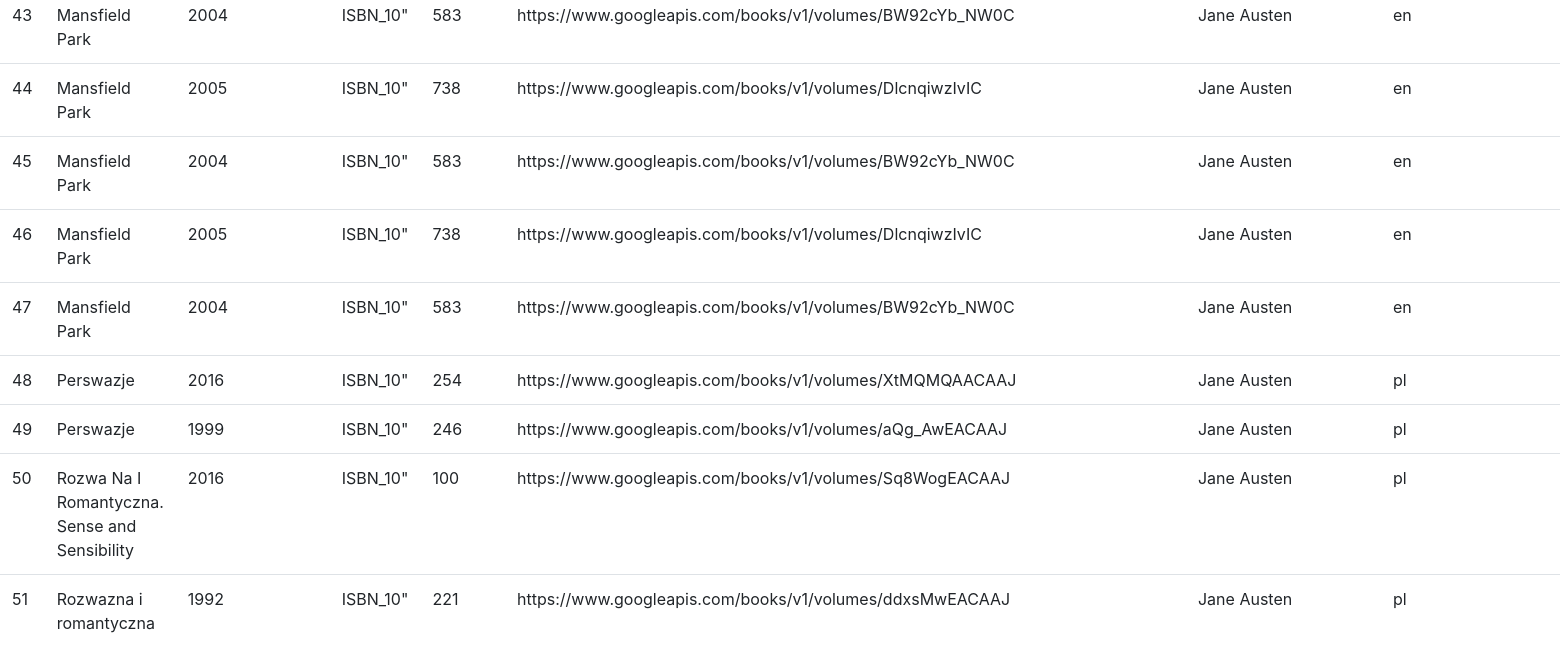
The app's page /book-list-processor/available-book-displaying/ (lower part), older data.
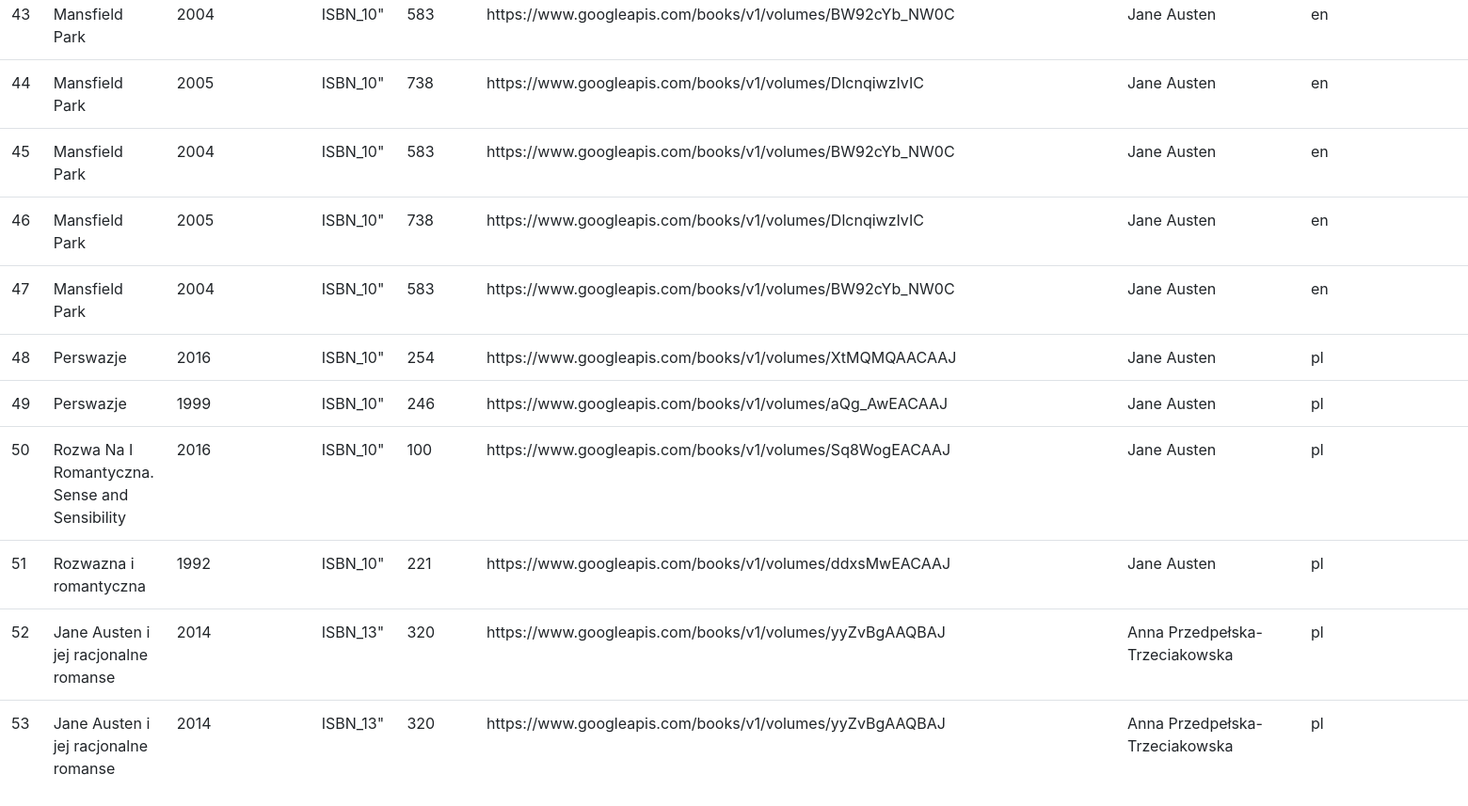
The same page, newer data.
### book_list_processor/models.py (models this page shows, shortened)
class Books(models.Model):
    title = models.CharField(max_length=255)
    author = models.ForeignKey(Authors, on_delete=models.CASCADE,
        related_name="authors")
    publication_date = models.PositiveIntegerField(
            validators=[
                MinValueValidator(1900),
                MaxValueValidator(datetime.datetime.now().year)],
            help_text="Use the following format: <YYYY>")
    isbn = models.CharField(max_length=46)
    page_no = models.IntegerField()
    cover_link = models.CharField(max_length=1000)
    publication_language = models.ForeignKey(Languages, on_delete=CASCADE,
        related_name="languages")

class Authors(models.Model):
    author = models.CharField(max_length=255, unique=True)
    def __str__(self):
        return self.author

class Languages(models.Model):
    language = models.CharField(max_length=255, unique=True)
    def __str__(self):
        return self.language

### book_list_processor/views.py (the view)
# urls.py: path('available-book-displaying/', available_book_displaying, name="books"),
def available_book_displaying(request):
    try:
        return render(request, "book_list_processor/books.html",{
            "books": Books.objects.all()
            })
    except:
        return HttpResponseNotFound('<h1>Page not found</h1>')

### book_list_processor/templates/book_list_processor/books.html (shortened to what this page needs)
{% extends "book_list_processor/layout.html" %}
{% block body %}
        <table class="table">
        <tbody>
            {% for book in books %}
                <tr>
                <td>{{ book.id }}</td>
                <td>{{ book.title }}</td>
                <td>{{ book.publication_date }}</td>
                <td>{{ book.isbn }}"</td>
                <td>{{ book.page_no }}</td>
                <td>{{ book.cover_link }}</td>
                <td>{{ book.author }}</td>
                <td>{{ book.publication_language }}</td>
                </tr>
            {% endfor %}
        </tbody>
        </table>
{% endblock %}

Row changes from the older to the newer data that the page shows:
added Books: id "52", title "Jane Austen i jej racjonalne romanse", publication_date "2014", isbn "ISBN_13", page_no "320", cover_link "https://www.googleapis.com/books/v1/volumes/yyZvBgAAQBAJ", author "Anna Przedpełska-Trzeciakowska", publication_language "pl"
added Books: id "53", title "Jane Austen i jej racjonalne romanse", publication_date "2014", isbn "ISBN_13", page_no "320", cover_link "https://www.googleapis.com/books/v1/volumes/yyZvBgAAQBAJ", author "Anna Przedpełska-Trzeciakowska", publication_language "pl"
